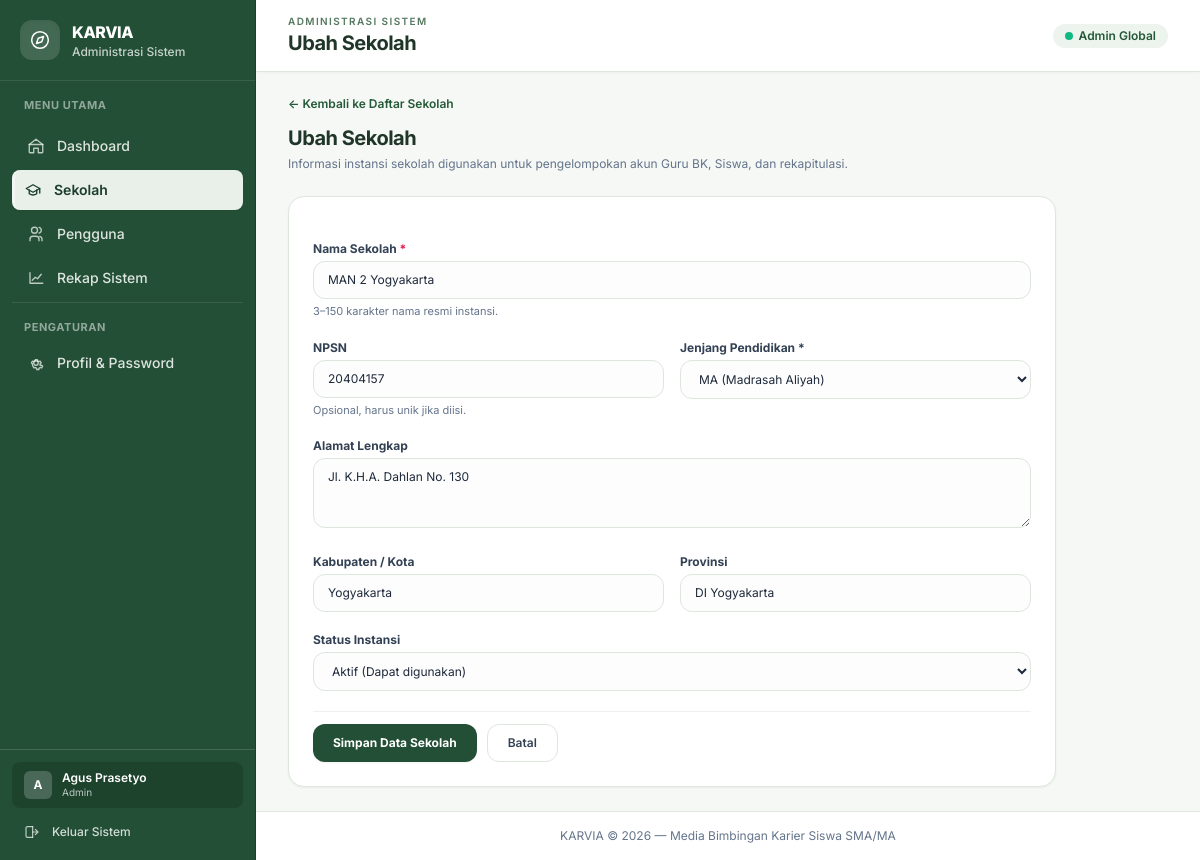
/admin/sekolah_form.php?id=2 (signed in), run on the app's committed database.
### tables this page shows
CREATE TABLE `pengguna` (
  `id` BIGINT UNSIGNED NOT NULL AUTO_INCREMENT,
  `sekolah_id` BIGINT UNSIGNED NULL,
  `nama_lengkap` VARCHAR(150) NOT NULL,
  `username` VARCHAR(50) NOT NULL,
  `password_hash` VARCHAR(255) NOT NULL,
  `role` ENUM('admin', 'guru_bk', 'siswa') NOT NULL,
  `status` ENUM('aktif', 'nonaktif') NOT NULL DEFAULT 'aktif',
  `nisn` VARCHAR(20) NULL,
  `nip` VARCHAR(30) NULL,
  `kelas` VARCHAR(20) NULL,
  `jurusan` VARCHAR(50) NULL,
  `no_telepon` VARCHAR(20) NULL,
  `last_login_at` DATETIME NULL,
  `terakhir_aktif_pada` DATETIME NULL,
  `login_count` INT UNSIGNED NOT NULL DEFAULT 0,
  `dibuat_oleh` BIGINT UNSIGNED NULL,
  `dibuat_pada` DATETIME NOT NULL,
  `diperbarui_pada` DATETIME NULL,
  PRIMARY KEY (`id`),
  UNIQUE KEY `uq_pengguna_username` (`username`),
  KEY `idx_pengguna_sekolah` (`sekolah_id`),
  KEY `idx_pengguna_role` (`role`),
  KEY `idx_pengguna_status` (`status`),
  KEY `idx_pengguna_last_login` (`last_login_at`),
  KEY `idx_pengguna_terakhir_aktif` (`terakhir_aktif_pada`),
  CONSTRAINT `fk_pengguna_sekolah`
    FOREIGN KEY (`sekolah_id`) REFERENCES `sekolah` (`id`)
    ON DELETE RESTRICT,
  CONSTRAINT `fk_pengguna_dibuat_oleh`
    FOREIGN KEY (`dibuat_oleh`) REFERENCES `pengguna` (`id`)
    ON DELETE SET NULL
);

CREATE TABLE `sekolah` (
  `id` BIGINT UNSIGNED NOT NULL AUTO_INCREMENT,
  `nama` VARCHAR(150) NOT NULL,
  `npsn` VARCHAR(20) NULL,
  `jenjang` ENUM('SMA', 'MA') NOT NULL DEFAULT 'SMA',
  `alamat` TEXT NULL,
  `kota` VARCHAR(100) NULL,
  `provinsi` VARCHAR(100) NULL,
  `status` ENUM('aktif', 'nonaktif') NOT NULL DEFAULT 'aktif',
  `dibuat_pada` DATETIME NOT NULL,
  `diperbarui_pada` DATETIME NULL,
  PRIMARY KEY (`id`),
  UNIQUE KEY `uq_sekolah_npsn` (`npsn`),
  KEY `idx_sekolah_status` (`status`),
  KEY `idx_sekolah_nama` (`nama`)
);

### admin/sekolah_form.php (the view, shortened to what this page needs)
<?php
$peran_halaman = 'admin';
$halaman_aktif = 'sekolah';
$id = filter_input(INPUT_GET, 'id', FILTER_VALIDATE_INT) ?: 0;
$judul_halaman = $id ? 'Ubah Sekolah' : 'Tambah Sekolah';
require_once __DIR__ . '/../includes/header.php';
$pdo = db();
$data = ['nama' => '', 'npsn' => '', 'jenjang' => 'SMA', 'alamat' => '', 'kota' => '', 'provinsi' => '', 'status' => 'aktif'];
if ($id) {
    $stmt = $pdo->prepare('SELECT id, nama, npsn, jenjang, alamat, kota, provinsi, status FROM sekolah WHERE id = :id');
    $stmt->execute(['id' => $id]);
    $sekolah = $stmt->fetch();
    $data = $sekolah;
}
$judul_halaman = $id ? 'Ubah Sekolah' : 'Tambah Sekolah';
?>
<div class="flex flex-col gap-1">
  <a href="<?= e(url('admin/sekolah.php')) ?>" class="inline-flex items-center gap-1.5 text-xs font-semibold text-[#245938] hover:underline">
    &larr; Kembali ke Daftar Sekolah
  </a>
  <h2 class="mt-2 text-xl font-bold tracking-tight text-[#203628]"><?= e($judul_halaman) ?></h2>
  <p class="text-xs text-slate-500">Informasi instansi sekolah digunakan untuk pengelompokan akun Guru BK, Siswa, dan rekapitulasi.</p>
</div>
<form method="post" action="<?= e(url('admin/sekolah_form.php' . ($id ? '?id=' . $id : ''))) ?>" class="max-w-3xl space-y-5 rounded-2xl border border-[#dfe6de] bg-white p-6 shadow-sm">
  <div>
    <label for="nama" class="mb-1 block text-xs font-bold text-slate-700">Nama Sekolah <span class="text-rose-600">*</span></label>
    <input id="nama" name="nama" required maxlength="150" value="<?= e($data['nama']) ?>" placeholder="Contoh: SMA Negeri 1 Jakarta" class="w-full rounded-xl border border-[#dfe6de] bg-[#fcfdfc] px-3.5 py-2.5 text-xs text-slate-800 focus:border-[#224f35] focus:bg-white focus:outline-none focus:ring-1 focus:ring-[#224f35]">
    <p class="mt-1 text-[11px] text-slate-500">3–150 karakter nama resmi instansi.</p>
  </div>
  <div class="grid gap-4 sm:grid-cols-2">
    <div>
      <label for="npsn" class="mb-1 block text-xs font-bold text-slate-700">NPSN</label>
      <input id="npsn" name="npsn" maxlength="20" value="<?= e($data['npsn']) ?>" placeholder="Nomor Pokok Sekolah Nasional" class="w-full rounded-xl border border-[#dfe6de] bg-[#fcfdfc] px-3.5 py-2.5 text-xs text-slate-800 focus:border-[#224f35] focus:bg-white focus:outline-none focus:ring-1 focus:ring-[#224f35]">
      <p class="mt-1 text-[11px] text-slate-500">Opsional, harus unik jika diisi.</p>
    </div>
    <div>
      <label for="jenjang" class="mb-1 block text-xs font-bold text-slate-700">Jenjang Pendidikan *</label>
      <select id="jenjang" name="jenjang" class="w-full rounded-xl border border-[#dfe6de] bg-[#fcfdfc] px-3.5 py-2.5 text-xs text-slate-800 focus:border-[#224f35] focus:bg-white focus:outline-none focus:ring-1 focus:ring-[#224f35]">
        <option value="MA" <?= $data['jenjang'] === 'MA' ? 'selected' : '' ?>>MA (Madrasah Aliyah)</option>
      </select>
    </div>
  </div>
  <div>
    <label for="alamat" class="mb-1 block text-xs font-bold text-slate-700">Alamat Lengkap</label>
    <textarea id="alamat" name="alamat" rows="3" maxlength="500" placeholder="Alamat jalan, nomor, RT/RW, kelurahan/desa..." class="w-full rounded-xl border border-[#dfe6de] bg-[#fcfdfc] px-3.5 py-2.5 text-xs text-slate-800 focus:border-[#224f35] focus:bg-white focus:outline-none focus:ring-1 focus:ring-[#224f35]"><?= e($data['alamat']) ?></textarea>
  </div>
  <div class="grid gap-4 sm:grid-cols-2">
    <div>
      <label for="kota" class="mb-1 block text-xs font-bold text-slate-700">Kabupaten / Kota</label>
      <input id="kota" name="kota" maxlength="100" value="<?= e($data['kota']) ?>" placeholder="Contoh: Kota Bandung" class="w-full rounded-xl border border-[#dfe6de] bg-[#fcfdfc] px-3.5 py-2.5 text-xs text-slate-800 focus:border-[#224f35] focus:bg-white focus:outline-none focus:ring-1 focus:ring-[#224f35]">
    </div>
    <div>
      <label for="provinsi" class="mb-1 block text-xs font-bold text-slate-700">Provinsi</label>
      <input id="provinsi" name="provinsi" maxlength="100" value="<?= e($data['provinsi']) ?>" placeholder="Contoh: Jawa Barat" class="w-full rounded-xl border border-[#dfe6de] bg-[#fcfdfc] px-3.5 py-2.5 text-xs text-slate-800 focus:border-[#224f35] focus:bg-white focus:outline-none focus:ring-1 focus:ring-[#224f35]">
    </div>
  </div>
  <div>
    <label for="status" class="mb-1 block text-xs font-bold text-slate-700">Status Instansi</label>
    <select id="status" name="status" class="w-full rounded-xl border border-[#dfe6de] bg-[#fcfdfc] px-3.5 py-2.5 text-xs text-slate-800 focus:border-[#224f35] focus:bg-white focus:outline-none focus:ring-1 focus:ring-[#224f35]">
      <option value="aktif" <?= $data['status'] === 'aktif' ? 'selected' : '' ?>>Aktif (Dapat digunakan)</option>
    </select>
  </div>
  <div class="flex flex-wrap gap-2.5 pt-3 border-t border-[#eef2ed]">
    <button type="submit" class="inline-flex items-center justify-center rounded-xl bg-[#224f35] px-5 py-2.5 text-xs font-bold text-white shadow-sm hover:bg-[#1a4029]">
      Simpan Data Sekolah
    </button>
    <a href="<?= e(url('admin/sekolah.php')) ?>" class="inline-flex items-center justify-center rounded-xl border border-[#dfe6de] bg-white px-5 py-2.5 text-xs font-semibold text-slate-700 hover:bg-[#f6f8f5]">
      Batal
    </a>
  </div>
</form>
<?php require __DIR__ . '/../includes/footer.php'; ?>

### includes/header.php (shortened to what this page needs)
<?php
require_once __DIR__ . '/function.php';
auth_cek_peran($peran_halaman);
$pengguna_aktif = auth_pengguna();
$menu_peran = [
    'admin' => [
        ['index', 'Dashboard', 'admin/index.php', 'home'],
        ['sekolah', 'Sekolah', 'admin/sekolah.php', 'school'],
        ['pengguna', 'Pengguna', 'admin/pengguna.php', 'users'],
        ['rekap', 'Rekap Sistem', 'admin/rekap.php', 'chart'],
    ],
    'guru_bk' => [
        ['index', 'Dashboard', 'guru_bk/index.php', 'home'],
        ['catatan', 'Catatan Siswa', 'guru_bk/catatan.php', 'file'],
        ['artikel', 'Artikel Edukasi', 'guru_bk/artikel.php', 'book'],
    ],
    'siswa' => [
        ['index', 'Beranda', 'siswa/index.php', 'home'],
        ['kenali_diri', 'Kenali Diriku', 'siswa/kenali_diri.php', 'users'],
        ['profesi', 'Jelajah Profesi', 'siswa/profesi.php', 'compass'],
        ['jalur', 'Jalur Setelah Lulus', 'siswa/jalur.php', 'map'],
        ['bandingkan', 'Bandingkan Pilihan', 'siswa/bandingkan.php', 'chart'],
        ['rencana', 'Rencana Langkahku', 'siswa/rencana.php', 'calendar'],
        ['jurnal', 'Jurnal Refleksi', 'siswa/jurnal.php', 'book'],
        ['konsultasi', 'Ruang Konsultasi BK', 'siswa/konsultasi.php', 'message'],
        ['tips', 'Tips & Edukasi', 'siswa/tips.php', 'lightbulb'],
    ],
];
$role_labels = [
    'admin' => 'Administrasi Sistem',
    'guru_bk' => 'Ruang Guru BK',
    'siswa' => 'Langkah Karierku',
];
$judul_halaman = $judul_halaman ?? 'KARVIA';
$halaman_aktif = $halaman_aktif ?? 'index';
?>
<!doctype html>
<html lang="id">
<head>
  <script src="https://cdn.tailwindcss.com"></script>
</head>
<body class="min-h-screen bg-[#f6f8f5] text-slate-900 antialiased">
  <div class="min-h-screen lg:pl-64">
    <aside id="karvia-sidebar" class="fixed inset-y-0 left-0 z-50 flex w-64 -translate-x-full flex-col border-r border-[#1a4029] bg-[#224f35] transition-transform duration-200 lg:translate-x-0">
      <div class="flex items-center justify-between gap-3 px-5 py-5 border-b border-white/10">
        <div class="flex min-w-0 items-center gap-3">
          <span class="flex h-10 w-10 shrink-0 items-center justify-center rounded-xl bg-white/15 text-white shadow-inner">
          </span>
          <div class="min-w-0">
            <span class="block text-base font-extrabold tracking-tight text-white">KARVIA</span>
            <p class="truncate text-xs font-medium text-white/75"><?= e($role_labels[$peran_halaman] ?? 'Langkah Karierku') ?></p>
          </div>
        </div>
      </div>
      <nav aria-label="Navigasi utama" class="flex-1 space-y-1 overflow-y-auto px-3 py-4">
        <p class="px-3 pb-2 text-[11px] font-bold uppercase tracking-wider text-white/50">Menu Utama</p>
        <?php foreach ($menu_peran[$peran_halaman] as [$kunci, $label, $tujuan, $ikon]): ?>
          <?php $isActive = ($halaman_aktif === $kunci); ?>
          <a href="<?= e(url($tujuan)) ?>" class="flex items-center gap-3 rounded-lg px-3 py-2.5 text-sm font-medium transition-colors <?= $isActive ? 'border-l-[3px] border-[#f2f6f2] bg-[#e8f0e9] pl-[9px] text-[#1b3d2b] font-semibold shadow-sm' : 'border-l-[3px] border-transparent text-white/85 hover:bg-white/15 hover:text-white' ?>"<?= $isActive ? ' aria-current="page"' : '' ?>>
            <span class="<?= $isActive ? 'text-[#1b3d2b]' : 'text-white/70' ?>"><?php karvia_icon($ikon, 'h-[18px] w-[18px]'); ?></span>
            <span class="truncate"><?= e($label) ?></span>
          </a>
        <?php endforeach; ?>
        <div class="pt-4 mt-2 border-t border-white/10">
          <p class="px-3 pb-2 text-[11px] font-bold uppercase tracking-wider text-white/50">Pengaturan</p>
          <?php $isProfilActive = ($halaman_aktif === 'profil'); ?>
          <a href="<?= e(url('profil.php')) ?>" class="flex items-center gap-3 rounded-lg px-3 py-2.5 text-sm font-medium transition-colors <?= $isProfilActive ? 'border-l-[3px] border-[#f2f6f2] bg-[#e8f0e9] pl-[9px] text-[#1b3d2b] font-semibold shadow-sm' : 'border-l-[3px] border-transparent text-white/85 hover:bg-white/15 hover:text-white' ?>"<?= $isProfilActive ? ' aria-current="page"' : '' ?>>
            <span class="<?= $isProfilActive ? 'text-[#1b3d2b]' : 'text-white/70' ?>"><?php karvia_icon('settings', 'h-[18px] w-[18px]'); ?></span>
            <span class="truncate">Profil &amp; Password</span>
          </a>
        </div>
      </nav>
      <div class="border-t border-white/15 p-3">
        <div class="mb-2 flex items-center gap-2.5 rounded-lg bg-black/15 px-3 py-2 text-white">
          <span class="flex h-7 w-7 shrink-0 items-center justify-center rounded-md bg-white/20 text-xs font-bold text-white">
            <?= e(mb_strtoupper(mb_substr($pengguna_aktif['nama_lengkap'] ?? 'U', 0, 1))) ?>
          </span>
          <div class="min-w-0 flex-1">
            <div class="truncate text-xs font-semibold leading-tight"><?= e($pengguna_aktif['nama_lengkap'] ?? '') ?></div>
            <div class="truncate text-[10px] text-white/70"><?= e($pengguna_aktif['sekolah_nama'] ?? ucfirst(str_replace('_', ' ', $peran_halaman))) ?></div>
          </div>
        </div>
        <form method="post" action="<?= e(url('logout.php')) ?>">
          <button type="submit" class="flex w-full items-center gap-3 rounded-lg px-3 py-2 text-left text-xs font-medium text-white/80 transition-colors hover:bg-rose-500/20 hover:text-rose-200 focus:outline-none">
            <span class="text-white/70"><?php karvia_icon('logout', 'h-4 w-4'); ?></span>
            <span>Keluar Sistem</span>
          </button>
        </form>
      </div>
    </aside>
    <div class="flex min-h-screen flex-col min-w-0">
      <header class="sticky top-0 z-30 flex items-center justify-between border-b border-[#dfe6de] bg-white px-4 py-3.5 sm:px-6 lg:px-8 shadow-[0_1px_3px_rgba(0,0,0,0.03)]">
        <div class="flex min-w-0 items-center gap-3">
          <div>
            <p class="text-[10px] font-semibold uppercase tracking-[0.14em] text-[#55785f]">
              <?= e($role_labels[$peran_halaman] ?? 'KARVIA') ?>
            </p>
            <h1 class="text-lg font-bold tracking-tight text-[#203628] sm:text-xl">
              <?= e($judul_halaman) ?>
            </h1>
          </div>
        </div>
        <div class="flex items-center gap-2">
          <?php if ($peran_halaman === 'admin'): ?>
            <span class="inline-flex items-center gap-1.5 rounded-full bg-[#edf3ed] px-3 py-1 text-xs font-semibold text-[#245938]">
              <span class="h-2 w-2 rounded-full bg-emerald-500 animate-pulse"></span>
              Admin Global
            </span>
          <?php endif; ?>
        </div>
      </header>
      <main class="flex-1 px-4 py-6 sm:px-6 lg:px-8 space-y-6">

### includes/header.php (style rules this page uses)
body { font-family: 'Inter', -apple-system, BlinkMacSystemFont, sans-serif; }

### data on the page
pengguna: nama_lengkap "A", nama_lengkap "Agus Prasetyo"
sekolah: nama "MAN 2 Yogyakarta", npsn "20404157", jenjang "MA (Madrasah Aliyah)", alamat "Jl. K.H.A. Dahlan No. 130", kota "Yogyakarta", provinsi "DI Yogyakarta", status "Aktif (Dapat digunakan)"

### other printed values
$role_labels[$peran_halaman] "Administrasi Sistem"
$label "Dashboard"
$label "Sekolah"
$label "Pengguna"
$label "Rekap Sistem"
$pengguna_aktif['sekolah_nama'] "Admin"
$role_labels[$peran_halaman] "ADMINISTRASI SISTEM"
$judul_halaman "Ubah Sekolah"
